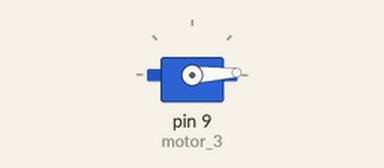
This sketch was run on a simulated Arduino Uno, built with avr-gcc and run on an emulated ATmega328P. Shown: servo.

Above: at 0.05 s.
At 0.25 s:
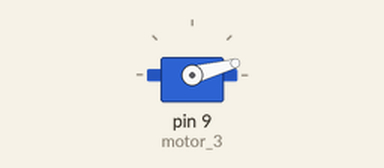
Timing chart, 0 to 3.0 s (numbered marks = the images above):
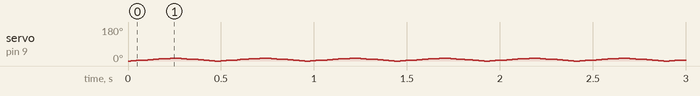

The sketch:

motor_3.ino
```cpp
#include <Servo.h>

Servo motor_3;


int pos3 = 0;

void setup(){
  motor_3.attach(9);
  }

void loop() {
  for (pos3 = 0; pos3 <= 15; pos3 += 1) { // goes from 0 degrees to 180 degrees
    // in steps of 1 degree
    motor_3.write(pos3);              // tell servo to go to position in variable 'pos'
    delay(15);                       // waits 15ms for the servo to reach the position
  }
  for (pos3 = 15; pos3 >= 0; pos3 -= 1) { // goes from 180 degrees to 0 degrees
    motor_3.write(pos3);              // tell servo to go to position in variable 'pos'
    delay(15);                       // waits 15ms for the servo to reach the position
  }
}
```

test_code.ino
```cpp
//TEST FILE / NOTES

//Editing test
```
